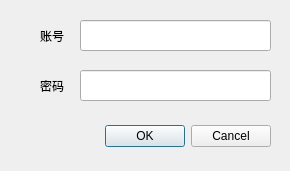
<?xml version="1.0" encoding="UTF-8"?>
<ui version="4.0">
 <class>Dialog</class>
 <widget class="QDialog" name="Dialog">
  <property name="geometry">
   <rect>
    <x>0</x>
    <y>0</y>
    <width>290</width>
    <height>171</height>
   </rect>
  </property>
  <property name="focusPolicy">
   <enum>Qt::NoFocus</enum>
  </property>
  <property name="contextMenuPolicy">
   <enum>Qt::ActionsContextMenu</enum>
  </property>
  <property name="windowTitle">
   <string>WiFi设置</string>
  </property>
  <widget class="QDialogButtonBox" name="buttonBox">
   <property name="geometry">
    <rect>
     <x>30</x>
     <y>120</y>
     <width>241</width>
     <height>32</height>
    </rect>
   </property>
   <property name="orientation">
    <enum>Qt::Horizontal</enum>
   </property>
   <property name="standardButtons">
    <set>QDialogButtonBox::Cancel|QDialogButtonBox::Ok</set>
   </property>
  </widget>
  <widget class="QLineEdit" name="lineEdit_1">
   <property name="geometry">
    <rect>
     <x>80</x>
     <y>20</y>
     <width>191</width>
     <height>31</height>
    </rect>
   </property>
  </widget>
  <widget class="QLabel" name="label_1">
   <property name="geometry">
    <rect>
     <x>40</x>
     <y>20</y>
     <width>41</width>
     <height>31</height>
    </rect>
   </property>
   <property name="text">
    <string>账号</string>
   </property>
  </widget>
  <widget class="QLabel" name="label_2">
   <property name="geometry">
    <rect>
     <x>40</x>
     <y>70</y>
     <width>31</width>
     <height>31</height>
    </rect>
   </property>
   <property name="text">
    <string>密码</string>
   </property>
  </widget>
  <widget class="QLineEdit" name="lineEdit_2">
   <property name="geometry">
    <rect>
     <x>80</x>
     <y>70</y>
     <width>191</width>
     <height>31</height>
    </rect>
   </property>
   <property name="echoMode">
    <enum>QLineEdit::Password</enum>
   </property>
  </widget>
 </widget>
 <resources/>
 <connections>
  <connection>
   <sender>buttonBox</sender>
   <signal>accepted()</signal>
   <receiver>Dialog</receiver>
   <slot>accept()</slot>
   <hints>
    <hint type="sourcelabel">
     <x>248</x>
     <y>254</y>
    </hint>
    <hint type="destinationlabel">
     <x>157</x>
     <y>274</y>
    </hint>
   </hints>
  </connection>
  <connection>
   <sender>buttonBox</sender>
   <signal>rejected()</signal>
   <receiver>Dialog</receiver>
   <slot>reject()</slot>
   <hints>
    <hint type="sourcelabel">
     <x>316</x>
     <y>260</y>
    </hint>
    <hint type="destinationlabel">
     <x>286</x>
     <y>274</y>
    </hint>
   </hints>
  </connection>
 </connections>
</ui>
